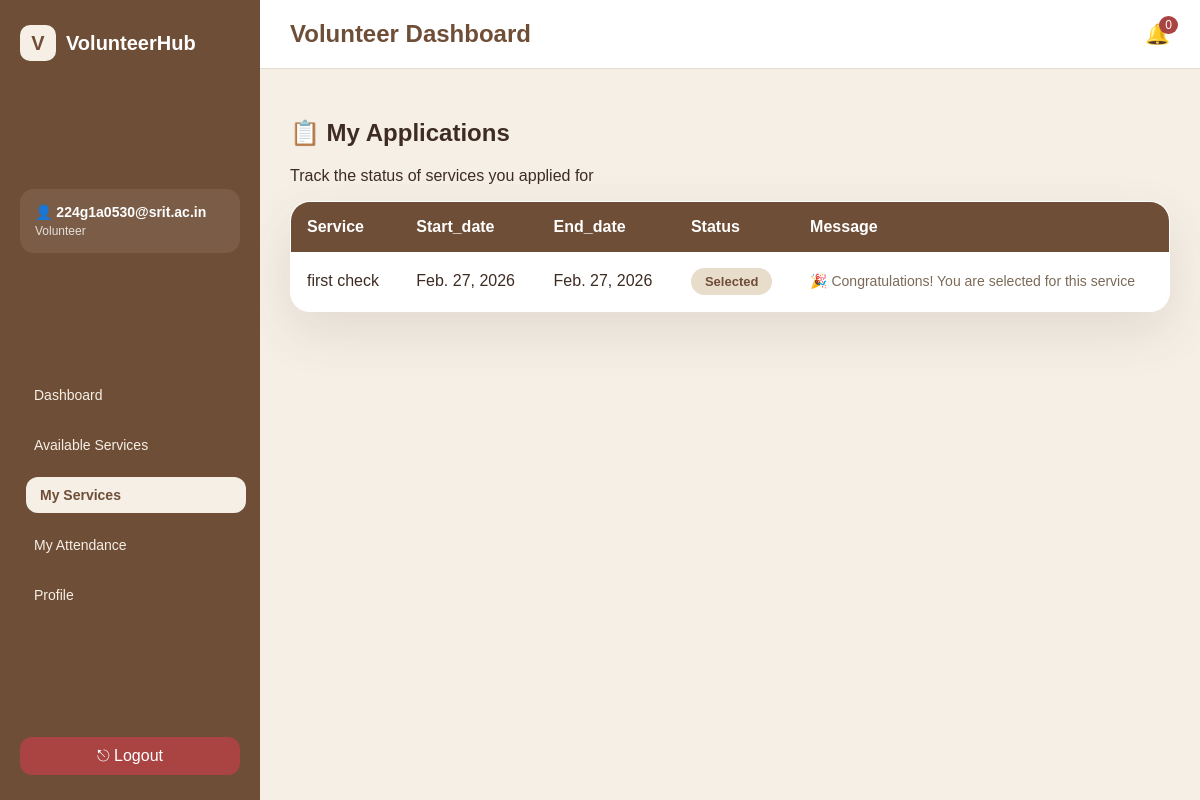
Page /volunteer/applications/ (signed in) on the committed database.
### app1/models.py (models this page shows, shortened)
class User(AbstractUser):
    ROLE_CHOICES = (
        ('ADMIN', 'Admin'),
        ('VOLUNTEER', 'Volunteer'),
        ('ORGANIZATION', 'Organization'),
    )
    role = models.CharField(max_length=20, choices=ROLE_CHOICES)

class Application(models.Model):
    STATUS_CHOICES = [
        ("APPLIED", "Applied"),
        ("SELECTED", "Selected"),
        ("WAITLIST", "Waitlist"),
        ("REJECTED", "Rejected"),
        ("COMPLETED", "Completed"),
        ("CLOSED", "Closed"),
        ("ABSENT", "Absent"),
    ]
    volunteer = models.ForeignKey(VolunteerProfile, on_delete=models.CASCADE)
    service = models.ForeignKey(Service, on_delete=models.CASCADE)
    status = models.CharField(max_length=20, choices=STATUS_CHOICES, default='APPLIED')
    submission_text = models.TextField(blank=True)
    rating = models.IntegerField(default=0)
    review = models.TextField(blank=True)
    absence_requested = models.BooleanField(default=False)
    absence_approved = models.BooleanField(default=False)

class Service(models.Model):
    STATUS_CHOICES = (
        ('PENDING', 'Pending'),
        ('APPROVED', 'Approved'),
        ('REJECTED', 'Rejected'),
        ('COMPLETED', 'Completed'),
    )
    title = models.CharField(max_length=200)
    description = models.TextField()
    location = models.CharField(max_length=100)
    start_date = models.DateField()
    end_date = models.DateField()
    reminder_sent = models.BooleanField(default=False)
    max_volunteers = models.IntegerField()
    coordinators = models.JSONField(default=list, blank=True)
    GENDER_PREF = (
        ("ANY", "Any"),
        ("MALE", "Male"),
        ("FEMALE", "Female"),
    )
    required_gender = models.CharField(
        max_length=10,
        choices=GENDER_PREF,
        default="ANY"
    )
    required_year = models.CharField(
        max_length=20,
        blank=True,
        null=True
    )
    organization = models.ForeignKey(
        Organization,
        on_delete=models.CASCADE
    )
    organization_name = models.CharField(
        max_length=200,
        blank=True
    )
    status = models.CharField(
        max_length=20,
        choices=STATUS_CHOICES,
        default='PENDING'
    )
    authorization_letter = models.FileField(
        upload_to="service_letters/",
        null=True,
        blank=True
    )
    created_at = models.DateTimeField(auto_now_add=True)

### app1/views.py (the view)
# urls.py: path('volunteer/applications/', views.volunteer_applications, name='volunteer_applications'),
@login_required
def volunteer_applications(request):
    if request.user.role != "VOLUNTEER":
        return redirect("login")
    profile = VolunteerProfile.objects.get(user=request.user)
    applications = Application.objects.filter(
        volunteer=profile
    ).select_related("service")
    return render(
        request,
        "volunteer/my_applications.html",
        {
            "applications": applications,
            "active_page": "applications"
        }
    )

### app1/templates/volunteer/my_applications.html (shortened to what this page needs)
{% extends "base_volunteer.html" %}
{% block content %}
<h2>📋 My Applications</h2>
<p>Track the status of services you applied for</p>
<table class="table">
    <thead>
        <tr>
            <th>Service</th>
            <th>Start_date</th>
            <th>End_date</th>
            <th>Status</th>
            <th>Message</th>
        </tr>
    </thead>
    <tbody>
    {% for app in applications %}
        <tr>
            <td>{{ app.service.title }}</td>
            <td>{{ app.service.start_date }}</td>
            <td>{{ app.service.end_date }}</td>
            <td>
                {% if app.status == "APPLIED" %}
                    <span class="badge pending">Pending</span>
                {% elif app.status == "SELECTED" %}
                    <span class="badge selected">Selected</span>
                {% elif app.status == "REJECTED" %}
                    <span class="badge rejected">Rejected</span>
                {% elif app.status == "COMPLETED" %}
                    <span class="badge selected">COMPLETED</span>
                {% endif %}
            </td>
            <td class="message">
                {% if app.status == "APPLIED" %}
                    ⏳ Awaiting organization approval
                {% elif app.status == "SELECTED" %}
                    🎉 Congratulations! You are selected for this service
                {% elif app.status == "REJECTED" %}
                    😔 Sorry, you were not selected. Try the next opportunity!
                {% elif app.status == "COMPLETED" %}
                    🎉 Congratulations! Your service was successfully completed.
                {% endif %}
            </td>
        </tr>
    {% empty %}
        <tr>
            <td colspan="4" style="text-align:center;color:#6b7280;">
                You haven’t applied for any services yet
            </td>
        </tr>
    {% endfor %}
    </tbody>
</table>
{% endblock %}

### app1/templates/base_volunteer.html (shortened to what this page needs)
{% load static %}
<!DOCTYPE html>
<html>
<head>
    <link rel="stylesheet" href="{% static 'css/volunteer_dashboard.css' %}">
</head>
<body>
<div class="app">
    <aside class="sidebar">
        <div class="logo">
            <div class="logo-icon">V</div>
            <span>VolunteerHub</span>
        </div>
        <div class="profile-box">
            <div>
                <h4>👤 {{ request.user.username }}</h4>
                <p >    Volunteer</p>
            </div>
        </div>
<nav class="menu">
    <a href="/volunteer/dashboard/"
       class="{% if active_page == 'dashboard' %}active{% endif %}">
        Dashboard
    </a>
    <a href="{% url 'volunteer_available_services' %}"
       class="{% if active_page == 'services' %}active{% endif %}">
        Available Services
    </a>
    <a href="/volunteer/applications/"
       class="{% if active_page == 'applications' %}active{% endif %}">
        My Services
    </a>
    <a href="/volunteer/attendance/"
        class="{% if active_page == 'volunteer_attendance' %} active {%endif %}">
        My Attendance
    </a>
    <a href="{% url 'volunteer_profile' %}"
       class="{% if active_page == 'profile' %}active{% endif %}">
        Profile
    </a>
</nav>
        <div class="sidebar-footer">
            <a class="logout" href="{% url 'logout' %}">⎋ Logout</a>
        </div>
    </aside>
    <main class="main">
        <header class="topbar">
            <h2>Volunteer Dashboard</h2>
            <div class="notification-wrapper">
    <div class="bell" onclick="toggleNotifications()">
        🔔
        <span id="notifCount" class="notif-count">0</span>
    </div>
</div>
        </header>
        <section class="content">
            {% block content %}
            {% endblock %}
        </section>
    </main>
</div>
</body>
</html>

### app1/static/css/volunteer_dashboard.css (style rules this page uses)
* { box-sizing: border-box; font-family: "Poppins", sans-serif; }
html, body { height: 100%; margin: 0; overflow: hidden; background: #f5efe6; }
.app { display: flex; height: 100vh; }
.sidebar { width: 260px; background: #6f4e37; color: #f5efe6; padding: 20px; display: flex; flex-direction: column; height: 100vh; overflow: hidden; }
.logo { display: flex; align-items: center; gap: 10px; font-weight: bold; font-size: 18px; margin-bottom: 25px; color: white; }
.logo-icon { background: #8b5e3c; color: white; padding: 8px 12px; border-radius: 12px; }
.profile-box { background: #8b5e3c; padding: 14px; border-radius: 14px; margin-bottom: 20px; }
.profile-box h4 { margin: 0; font-size: 14px; }
.profile-box p { margin: 4px 0 0; font-size: 12px; opacity: 0.8; }
.menu { margin-top: 20px; }
.menu a { display: block; padding: 12px 14px; margin-bottom: 6px; border-radius: 12px; text-decoration: none; color: #f5efe6; font-size: 14px; transition: 0.3s ease; }
.menu a.active, .menu a:hover { background: #a47149; transform: translateX(6px); }
.sidebar-footer { margin-top: auto; padding-top: 15px; }
.logout { color: #ffd6d6; text-decoration: none; }
.main { flex: 1; display: flex; flex-direction: column; height: 100vh; }
.topbar { background: white; padding: 20px 30px; border-bottom: 1px solid #e6dccf; display: flex; justify-content: space-between; align-items: center; flex-shrink: 0; }
.content { padding: 30px; flex: 1; overflow-y: auto; }
.notification-wrapper { position: relative; z-index: 9999; }
.bell { cursor: pointer; font-size: 22px; color: #6f4e37; position: relative; }
.notif-count { position: absolute; top: -5px; right: -8px; background: #a94442; color: white; font-size: 11px; padding: 2px 6px; border-radius: 50%; }

### app1/templates/base_volunteer.html (style rules this page uses)
body { margin:0; font-family:'Poppins',sans-serif; background:#f5efe6; color:#3e2c23; }
.app { display:flex; min-height:100vh; }
.sidebar { width:260px; background:#6f4e37; color:white; display:flex; flex-direction:column; justify-content:space-between; padding:25px 20px; }
.logo { display:flex; align-items:center; gap:10px; font-size:20px; font-weight:700; }
.logo-icon { width:36px; height:36px; border-radius:10px; background:#f5efe6; color:#6f4e37; display:flex; align-items:center; justify-content:center; font-weight:700; }
.profile-box { margin:30px 0; padding:15px; background:rgba(255,255,255,.08); border-radius:14px; }
.menu { display:flex; flex-direction:column; gap:8px; }
.menu a { text-decoration:none; color:#f5efe6; padding:10px 14px; border-radius:12px; transition:0.3s ease; font-weight:500; }
.menu a.active { background:#f5efe6; color:#6f4e37; font-weight:600; }
.sidebar-footer { margin-top:30px; }
.logout { text-decoration:none; color:white; padding:10px 14px; border-radius:12px; display:block; background:#a94442; text-align:center; transition:0.3s; }
.main { flex:1; display:flex; flex-direction:column; }
.topbar { background:white; padding:20px 30px; display:flex; justify-content:space-between; align-items:center; border-bottom:1px solid #e6dccf; }
.topbar h2 { margin:0; color:#6f4e37; }
.notification-wrapper { position:relative; }
.bell { cursor:pointer; font-size:20px; position:relative; }
.notif-count { position:absolute; top:-6px; right:-8px; background:#a94442; color:white; font-size:12px; padding:2px 6px; border-radius:50%; }
.content { padding:30px; }

### app1/templates/volunteer/my_applications.html (style rules this page uses)
.table { width:100%; border-collapse:collapse; background:white; border-radius:20px; overflow:hidden; border:1px solid #e6dccf; box-shadow:0 20px 50px rgba(111,78,55,.12); font-family:'Poppins',sans-serif; color:#3e2c23; }
.table th { background:#6f4e37; color:white; padding:16px; text-align:left; font-weight:600; }
.table td { padding:16px; border-bottom:1px solid #f1ebe2; }
.table tr { transition:0.25s ease; }
.badge { padding:6px 14px; border-radius:20px; font-size:13px; font-weight:600; display:inline-block; }
.selected { background:#e8dccb; color:#6f4e37; }
.message { font-size:14px; color:#7c6a58; }

### rows in the picture
User: user.username "224g1a0530@srit.ac.in"
Application: service "first check", service.start_date "Feb. 27, 2026", service.end_date "Feb. 27, 2026", status "Selected", shows "🎉 Congratulations! You are selected for this service"
